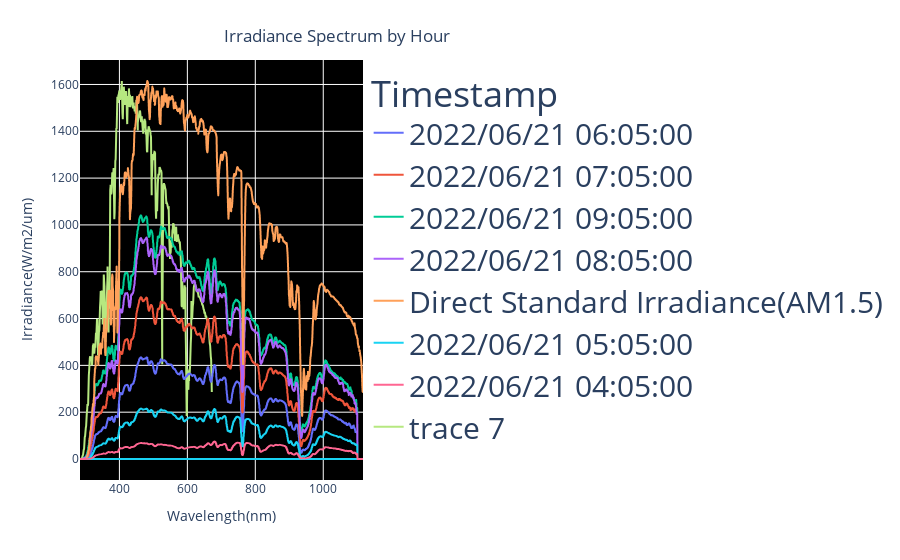

This figure's notebook cell:
### Code cell
fig.show()

### Figure 1 — Plotly figure (JSON) as saved in the notebook; plotly's stock layout.template omitted (floating-point values rounded to 4 significant figures; data arrays with more than 128 entries replaced by an {"elided": "..."} marker saying what was removed)
{"data": [{"hovertemplate": "Timestamp=2022/06/21 06:05:00<br>Wavelength(nm)=%{x}<br>Irradiance(W/m2/um)=%{y}<extra></extra>", "legendgroup": "2022/06/21 06:05:00", "line": {"color": "#636efa", "dash": "solid"}, "marker": {"symbol": "circle"}, "mode": "lines", "name": "2022/06/21 06:05:00", "showlegend": true, "type": "scattergl", "x": {"elided": "2048 int values"}, "xaxis": "x", "y": {"elided": "2048 float values"}, "yaxis": "y"}, {"hovertemplate": "Timestamp=2022/06/21 07:05:00<br>Wavelength(nm)=%{x}<br>Irradiance(W/m2/um)=%{y}<extra></extra>", "legendgroup": "2022/06/21 07:05:00", "line": {"color": "#EF553B", "dash": "solid"}, "marker": {"symbol": "circle"}, "mode": "lines", "name": "2022/06/21 07:05:00", "showlegend": true, "type": "scattergl", "x": {"elided": "2048 int values"}, "xaxis": "x", "y": {"elided": "2048 float values"}, "yaxis": "y"}, {"hovertemplate": "Timestamp=2022/06/21 09:05:00<br>Wavelength(nm)=%{x}<br>Irradiance(W/m2/um)=%{y}<extra></extra>", "legendgroup": "2022/06/21 09:05:00", "line": {"color": "#00cc96", "dash": "solid"}, "marker": {"symbol": "circle"}, "mode": "lines", "name": "2022/06/21 09:05:00", "showlegend": true, "type": "scattergl", "x": {"elided": "2048 int values"}, "xaxis": "x", "y": {"elided": "2048 float values"}, "yaxis": "y"}, {"hovertemplate": "Timestamp=2022/06/21 08:05:00<br>Wavelength(nm)=%{x}<br>Irradiance(W/m2/um)=%{y}<extra></extra>", "legendgroup": "2022/06/21 08:05:00", "line": {"color": "#ab63fa", "dash": "solid"}, "marker": {"symbol": "circle"}, "mode": "lines", "name": "2022/06/21 08:05:00", "showlegend": true, "type": "scattergl", "x": {"elided": "2048 int values"}, "xaxis": "x", "y": {"elided": "2048 float values"}, "yaxis": "y"}, {"hovertemplate": "Timestamp=Direct Standard Irradiance(AM1.5)<br>Wavelength(nm)=%{x}<br>Irradiance(W/m2/um)=%{y}<extra></extra>", "legendgroup": "Direct Standard Irradiance(AM1.5)", "line": {"color": "#FFA15A", "dash": "solid"}, "marker": {"symbol": "circle"}, "mode": "lines", "name": "Direct Standard Irradiance(AM1.5)", "showlegend": true, "type": "scattergl", "x": {"elided": "924 int values"}, "xaxis": "x", "y": {"elided": "924 float values"}, "yaxis": "y"}, {"hovertemplate": "Timestamp=2022/06/21 05:05:00<br>Wavelength(nm)=%{x}<br>Irradiance(W/m2/um)=%{y}<extra></extra>", "legendgroup": "2022/06/21 05:05:00", "line": {"color": "#19d3f3", "dash": "solid"}, "marker": {"symbol": "circle"}, "mode": "lines", "name": "2022/06/21 05:05:00", "showlegend": true, "type": "scattergl", "x": {"elided": "2048 int values"}, "xaxis": "x", "y": {"elided": "2048 float values"}, "yaxis": "y"}, {"hovertemplate": "Timestamp=2022/06/21 04:05:00<br>Wavelength(nm)=%{x}<br>Irradiance(W/m2/um)=%{y}<extra></extra>", "legendgroup": "2022/06/21 04:05:00", "line": {"color": "#FF6692", "dash": "solid"}, "marker": {"symbol": "circle"}, "mode": "lines", "name": "2022/06/21 04:05:00", "showlegend": true, "type": "scattergl", "x": {"elided": "2048 int values"}, "xaxis": "x", "y": {"elided": "2048 float values"}, "yaxis": "y"}, {"cliponaxis": true, "type": "scatter", "x": {"elided": "13212 int values"}, "y": {"elided": "924 float values"}}], "layout": {"legend": {"font": {"size": 30}, "title": {"text": "Timestamp"}, "tracegroupgap": 0}, "margin": {"t": 60}, "plot_bgcolor": "black", "title": {"text": "Irradiance Spectrum by Hour", "x": 0.5, "xanchor": "right", "yanchor": "top"}, "xaxis": {"anchor": "y", "domain": [0, 1], "title": {"text": "Wavelength(nm)"}}, "yaxis": {"anchor": "x", "domain": [0, 1], "title": {"text": "Irradiance(W/m2/um)"}}}}
